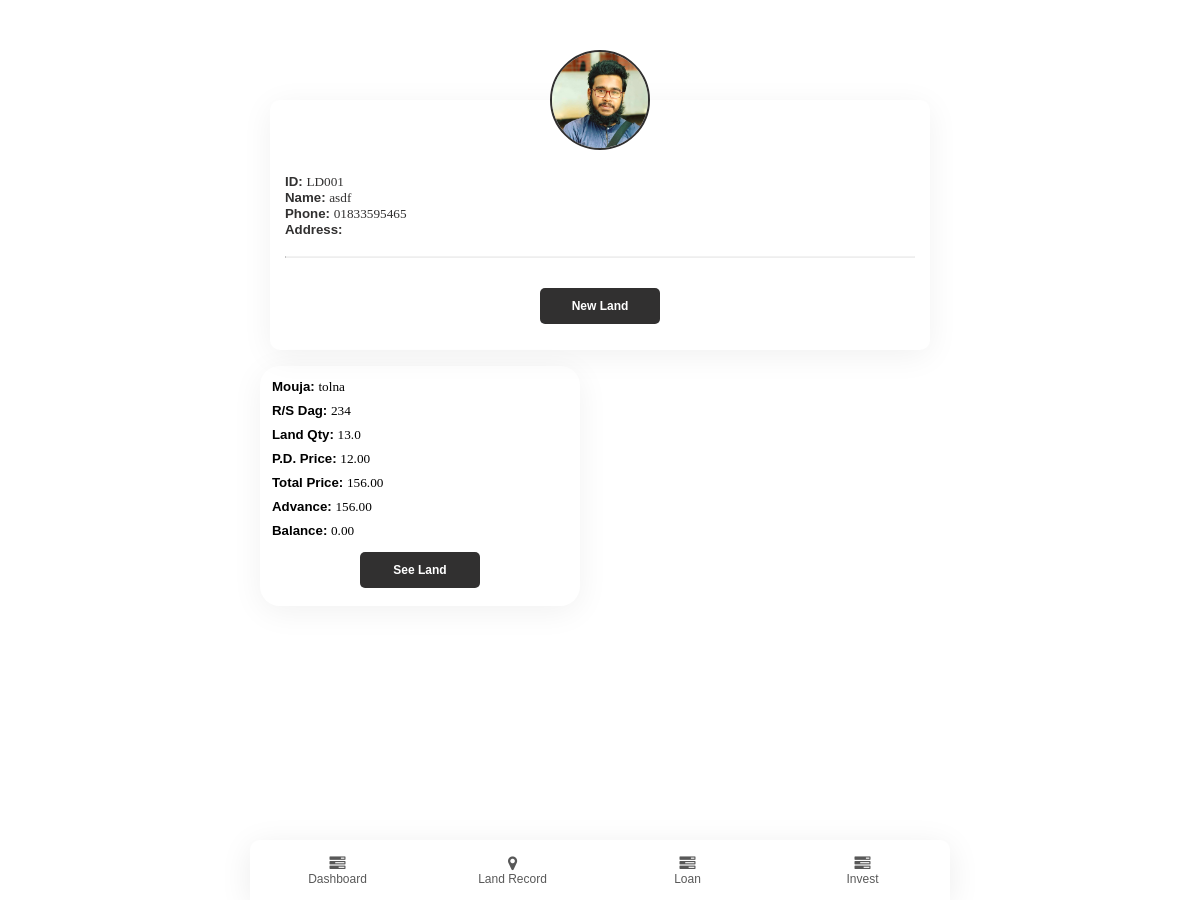
The app's page /landownerprofile/1 (signed in) with its own data.
### app/models.py (models this page shows)
class Landowner(models.Model):
    Landownername = models.CharField(max_length=50)
    phone = models.CharField(max_length=15, blank=True, null= True)
    img = models.ImageField(default='avatar.png', upload_to='pics')
    landbuyer = models.ForeignKey(User, on_delete=models.SET_NULL, blank=True, null=True)
    status = models.BooleanField(default=None, null=True, blank=False)
    def __str__(self):
        return "LD00" + str(self.id)

class Land(models.Model):
    landowner = models.ForeignKey(Landowner, on_delete=models.SET_NULL, blank=True, null=True)
    landQTY = models.FloatField(default=0, null=True, blank=True)
    rsdag = models.CharField(max_length=50)
    perDprice = models.FloatField(default=0, null=True, blank=True)
    mouja = models.CharField(max_length=50)
    def totalprice(self):
        return self.perDprice * self.landQTY

### app/views.py (the view)
# urls.py: path('landownerprofile/<int:id>', views.landownerprofile, name='landownerprofile'),
@login_required(login_url='login')
def landownerprofile(request, id):
    if request.method == 'POST' and request.FILES['img']:
        i = request.FILES['img']
        profile = Landowner.objects.get(id=id)
        profile.img = i
        profile.save()
        return redirect("landownerprofile", id)
    else:
        profile = Landowner.objects.get(id=id)
        lands = Land.objects.filter(landowner=profile)
        landdetails = {}
        for land in lands:
            advance = Advance.objects.filter(land=land)
            total = sum([a.advance for a in advance])
            balacnce = land.totalprice() - total
            landdetails[land] = total, balacnce
        return render(request, "app/landownerprofile.html",{
            "profile": profile,
            "landdetails": landdetails,
        })

### app/templates/app/landownerprofile.html (shortened to what this page needs)
{% extends "app/layout.html" %}
{% block body %}
<header class="profile" style="text-align: center; height: 250px;">
  <div class="image-upload">
    <label onclick="imagePreview(imgbtn)" id="imgbtn">
        <img src="{{ profile.img.url }}" />
    </label>
</div>
  <div class="info">
      <h5>ID: <span class="lightword">{{ profile }}</span></h5>
      <h5>Name: <span class="lightword">{{ profile.Landownername }}</span></h5>
      <h5>Phone: <span class="lightword">{{ profile.phone }}</span></h5>
      <h5>Address: </h5>
      <br>
      <hr>
      <br>
      <div class="buttondiv">
          <button class="samebuttons" type="button" onclick="ModalFunc(loanbtn)" id="loanbtn">New Land</button>
      </div>
  </div>
</header>
<div class="list-cards">
  {% for landdetail, advance in landdetails.items %}
    <div class="card list" style="height: 240px;">
        <h5>Mouja: <span class="lightword">{{ landdetail.mouja }}</span></h5>
        <h5>R/S Dag: <span class="lightword">{{ landdetail.rsdag }}</span></h5>
        <h5>Land Qty: <span class="lightword">{{ landdetail.landQTY }}</span></h5>
        <h5>P.D. Price: <span class="lightword">{{ landdetail.perDprice|floatformat:2 }}</span></h5>
        <h5>Total Price: <span class="lightword">{{ landdetail.totalprice|floatformat:2 }}</span></h5>
        <h5>Advance: <span class="lightword">{{ advance.0|floatformat:2 }}</span></h5>
        <h5>Balance: <span class="lightword">{{ advance.1|floatformat:2 }}</span></h5>
        <div class="buttondiv">
            <a href="{% url 'advancepage' profile.id landdetail.id %}"><button class="samebuttons">See Land</button></a>
        </div>
    </div>
  {% endfor %}
</div>
{% endblock %}

### app/static/app/css/main.css (style rules this page uses)
* { margin: 0; padding: 0; box-sizing: border-box; font-family: 'Poppins', sans-serif; }
html, body { height: 100%; max-width: 700px; margin: auto; }
header { margin: 50px 20px 0 20px; color: #313030; }
.list-cards, .dashcards { display: flex; flex-flow: row wrap; gap: 12px; margin: 0 auto; padding-bottom: 50px; }
.card { width: 320px; height: 117px; margin: 16px 10px; box-shadow: 0px 6px 32px rgba(0, 0, 0, 0.06); border-radius: 20px; }
.samebuttons, .menuCard button { width: 120px; height: 36px; background: #313030; border-radius: 5px; color: white; border: none; cursor: pointer; font-weight: 600; font-size: 12px; }
.list { padding: 12px; height: 186px; }
.list h5 { margin-bottom: 6px; line-height: 18px; }
.lightword { font-family: Poppins; font-style: normal; font-weight: 500; }
.buttondiv { text-align: center; margin-top: 12px; }
.profile { background: #ffffff; box-shadow: 0px 6px 32px rgba(0, 0, 0, 0.06); border-radius: 10px; margin-top: 100px; height: 300px; }
.profile img { width: 100px; height: 100px; background: url(.jpg), #C4C4C4; border-radius: 50%; object-fit: cover; border: 2px solid #313030; box-sizing: border-box; transform: translatey(-50%); }
.info { transform: translatey(-20%); margin: 0 15px; text-align: left; }
.info hr { border-top: 1px solid #F2F2F2; }

### records on screen
Landowner: img (picture), id "LD001", Landownername "asdf", phone "01833595465"
Land: mouja "tolna", rsdag "234", landQTY "13.0", perDprice "12.00", totalprice "156.00", advance "156.00", advance "0.00"
